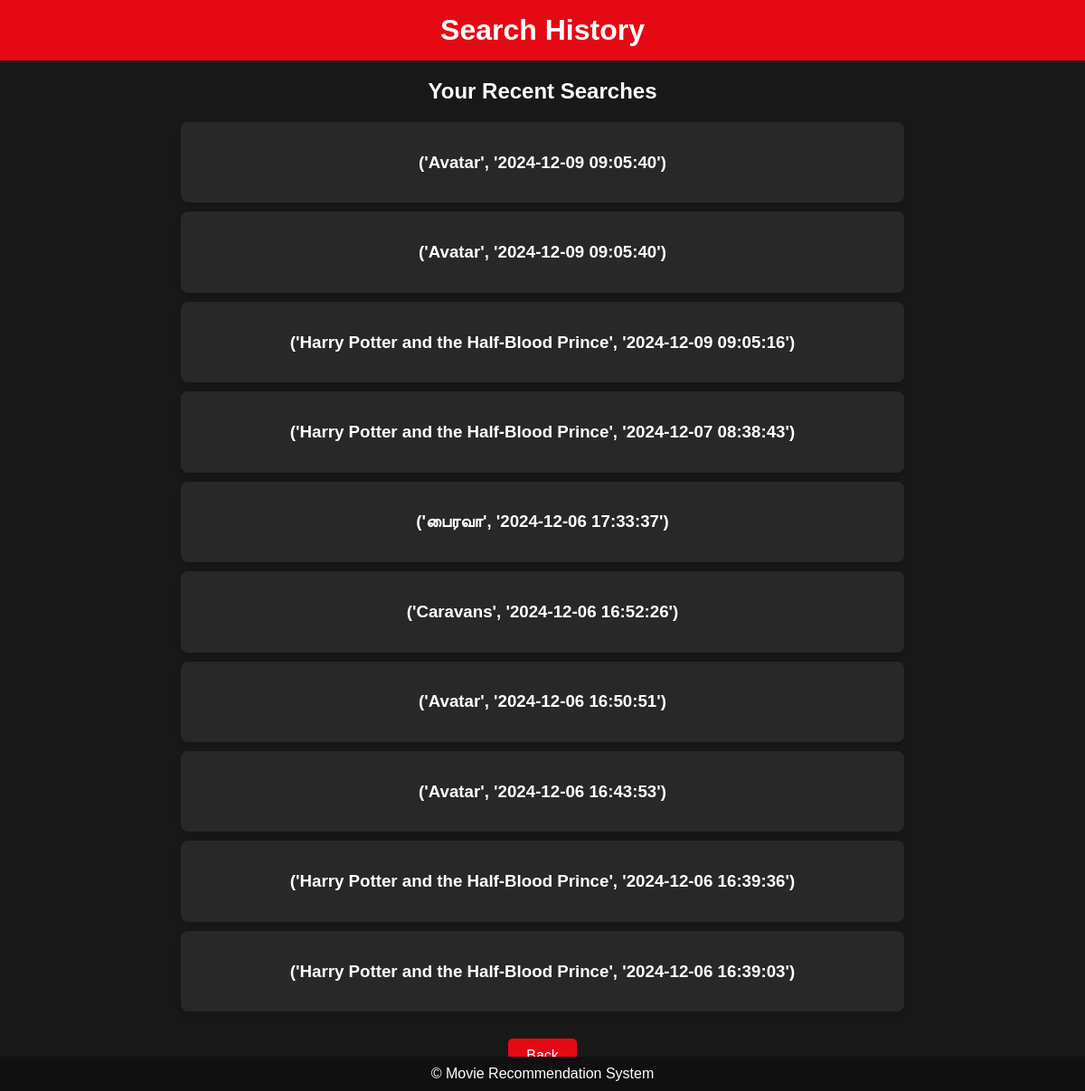
Screenshot of /history (signed in) with the database file from the repository.
### tables this page shows
CREATE TABLE search_history (
                        id INTEGER PRIMARY KEY AUTOINCREMENT,
                        username TEXT NOT NULL,
                        movie TEXT NOT NULL,
                        timestamp DATETIME DEFAULT CURRENT_TIMESTAMP,
                        FOREIGN KEY (username) REFERENCES users(username));

### main.py (the view)
@app.route("/history")
def history():
    if 'username' in session:
        history = get_search_history(session['username'])
        return render_template('history.html', history=history)
    else:
        flash("You need to log in to view your history.", "danger")
        return redirect(url_for('login'))

### main.py (called while the page is built)
def get_search_history(username):
    conn = sqlite3.connect('users.db')
    cursor = conn.cursor()
    cursor.execute("SELECT movie, timestamp FROM search_history WHERE username = ? ORDER BY timestamp DESC",
                   (username,))
    history = cursor.fetchall()
    conn.close()
    return history

### templates/history.html (shortened to what this page needs)
<!DOCTYPE html>
<html lang="en">
<head>
</head>
<body>
    <header>
        <h1>Search History</h1>
    </header>
    <div class="container">
        <h2>Your Recent Searches</h2>
        {% if history %}
            {% for movie in history %}
            <div class="history-item">
                <h3>{{ movie }}</h3>
            </div>
            {% endfor %}
        {% else %}
            <p>No search history available.</p>
        {% endif %}
        <a href="{{ url_for('home') }}" class="back-btn">Back</a>
    </div>
    <footer>
        &copy; {{ current_year }} Movie Recommendation System
    </footer>
</body>
</html>

### templates/history.html (style rules this page uses)
body { background-color: #181818; color: white; font-family: 'Noto Sans JP', sans-serif; margin: 0; padding: 0; }
header { background-color: #e50914; padding: 15px; text-align: center; }
header h1 { margin: 0; font-size: 2rem; }
.container { margin: 20px auto; max-width: 800px; text-align: center; }
.history-item { background-color: #282828; margin: 10px 0; padding: 15px; border-radius: 8px; box-shadow: 0 4px 6px rgba(0, 0, 0, 0.1); }
.back-btn { background-color: #e50914; color: white; text-decoration: none; padding: 10px 20px; border-radius: 5px; display: inline-block; margin-top: 20px; transition: background-color 0.3s ease-in-out; }
footer { background-color: #101010; color: white; text-align: center; padding: 10px 0; position: fixed; bottom: 0; width: 100%; }

### rows the page displays
search_history: movie "('Avatar', '2024-12-09 09:05:40')"
search_history: movie "('Avatar', '2024-12-09 09:05:40')"
search_history: movie "('Harry Potter and the Half-Blood Prince', '2024-12-09 09:05:16')"
search_history: movie "('Harry Potter and the Half-Blood Prince', '2024-12-07 08:38:43')"
search_history: movie "('பைரவா', '2024-12-06 17:33:37')"
search_history: movie "('Caravans', '2024-12-06 16:52:26')"
search_history: movie "('Avatar', '2024-12-06 16:50:51')"
search_history: movie "('Avatar', '2024-12-06 16:43:53')"
search_history: movie "('Harry Potter and the Half-Blood Prince', '2024-12-06 16:39:36')"
search_history: movie "('Harry Potter and the Half-Blood Prince', '2024-12-06 16:39:03')"
